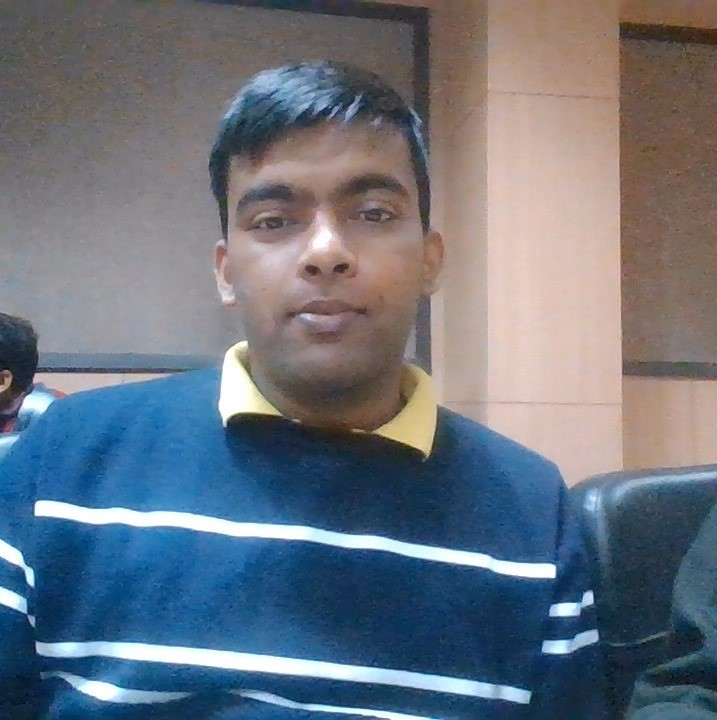
#> input picture DeepFACE/DATA/AVANINDRA.jpg, 717 x 720 px
$ python -i interface.py   (imports and definitions only)
#> lines starting #> are read from the running program, lines starting #| are printed output that depends on the picture
import cv2, time
import numpy as np

"""
Wraps up some interfaces to opencv user interface methods (displaying
image frames, event handling, etc).

If desired, an alternative UI could be built and imported into get_pulse.py
instead. Opencv is used to perform much of the data analysis, but there is no
reason it has to be used to handle the UI as well. It just happens to be very
effective for our purposes.
"""
def resize(*args, **kwargs):
    return cv2.resize(*args, **kwargs)

def moveWindow(*args,**kwargs):
    return

def imshow(*args,**kwargs):
    return cv2.imshow(*args,**kwargs)

def destroyWindow(*args,**kwargs):
    return cv2.destroyWindow(*args,**kwargs)

def waitKey(*args,**kwargs):
    return cv2.waitKey(*args,**kwargs)


"""
The rest of this file defines some GUI plotting functionality. There are plenty
of other ways to do simple x-y data plots in python, but this application uses
cv2.imshow to do real-time data plotting and handle user interaction.

This is entirely independent of the data calculation functions, so it can be
replaced in the get_pulse.py application easily.
"""


def combine(left, right):
    """Stack images horizontally.
    """
    h = max(left.shape[0], right.shape[0])
    w = left.shape[1] + right.shape[1]
    hoff = left.shape[0]

    shape = list(left.shape)
    shape[0] = h
    shape[1] = w

    comb = np.zeros(tuple(shape),left.dtype)

    # left will be on left, aligned top, with right on right
    comb[:left.shape[0],:left.shape[1]] = left
    comb[:right.shape[0],left.shape[1]:] = right

    return comb

def plotXY(data,size = (280,640),margin = 25,name = "data",labels=[], skip = [],
           showmax = [], bg = None,label_ndigits = [], showmax_digits=[]):
    for x,y in data:
        if len(x) < 2 or len(y) < 2:
            return

    n_plots = len(data)
    w = float(size[1])
    h = size[0]/float(n_plots)

    z = np.zeros((size[0],size[1],3))

    if isinstance(bg,np.ndarray):
        wd = int(bg.shape[1]/bg.shape[0]*h )
        bg = cv2.resize(bg,(wd,int(h)))
        if len(bg.shape) == 3:
            r = combine(bg[:,:,0],z[:,:,0])
            g = combine(bg[:,:,1],z[:,:,1])
            b = combine(bg[:,:,2],z[:,:,2])
        else:
            r = combine(bg,z[:,:,0])
            g = combine(bg,z[:,:,1])
            b = combine(bg,z[:,:,2])
        z = cv2.merge([r,g,b])[:,:-wd,]

    i = 0
    P = []
    for x,y in data:
        x = np.array(x)
        y = -np.array(y)

        xx = (w-2*margin)*(x - x.min()) / (x.max() - x.min())+margin
        yy = (h-2*margin)*(y - y.min()) / (y.max() - y.min())+margin + i*h
        mx = max(yy)
        if labels:
            if labels[i]:
                for ii in range(len(x)):
                    if ii%skip[i] == 0:
                        col = (255,255,255)
                        ss = '{0:.%sf}' % label_ndigits[i]
                        ss = ss.format(x[ii])
                        cv2.putText(z,ss,(int(xx[ii]),int((i+1)*h)),
                                    cv2.FONT_HERSHEY_PLAIN,1,col)
        if showmax:
            if showmax[i]:
                col = (0,255,0)
                ii = np.argmax(-y)
                ss = '{0:.%sf} %s' % (showmax_digits[i], showmax[i])
                ss = ss.format(x[ii])
                #"%0.0f %s" % (x[ii], showmax[i])
                cv2.putText(z,ss,(int(xx[ii]),int((yy[ii]))),
                            cv2.FONT_HERSHEY_PLAIN,2,col)

        try:
            pts = np.array([[x_, y_] for x_, y_ in zip(xx,yy)],np.int32)
            i+=1
            P.append(pts)
        except ValueError:
            pass #temporary
    """
    #Polylines seems to have some trouble rendering multiple polys for some people
    for p in P:
        cv2.polylines(z, [p], False, (255,255,255),1)
    """
    #hack-y alternative:
    for p in P:
        for i in range(len(p)-1):
            cv2.line(z,tuple(p[i]),tuple(p[i+1]), (255,255,255),1)
    cv2.imshow(name,z)

>>> import cv2
>>> picture = cv2.imread('../../DeepFACE/DATA/AVANINDRA.jpg', cv2.IMREAD_GRAYSCALE)
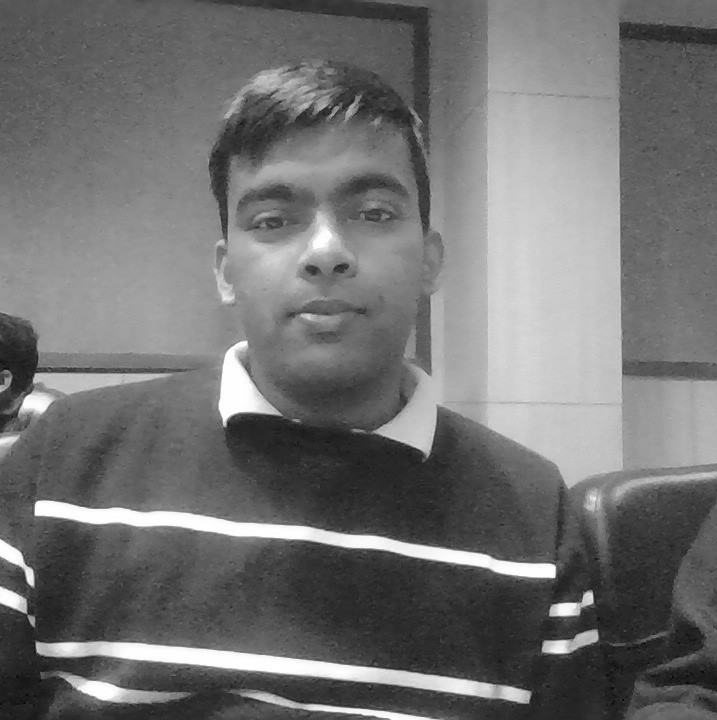
#> picture: shape (720, 717); min 1, max 255, mean 113.4
>>> result = plotXY(picture)
#> (the run stopped early here; a loop or call above may not have finished)

$ run again, on DeepFACE/DATA/Nitish.jpg
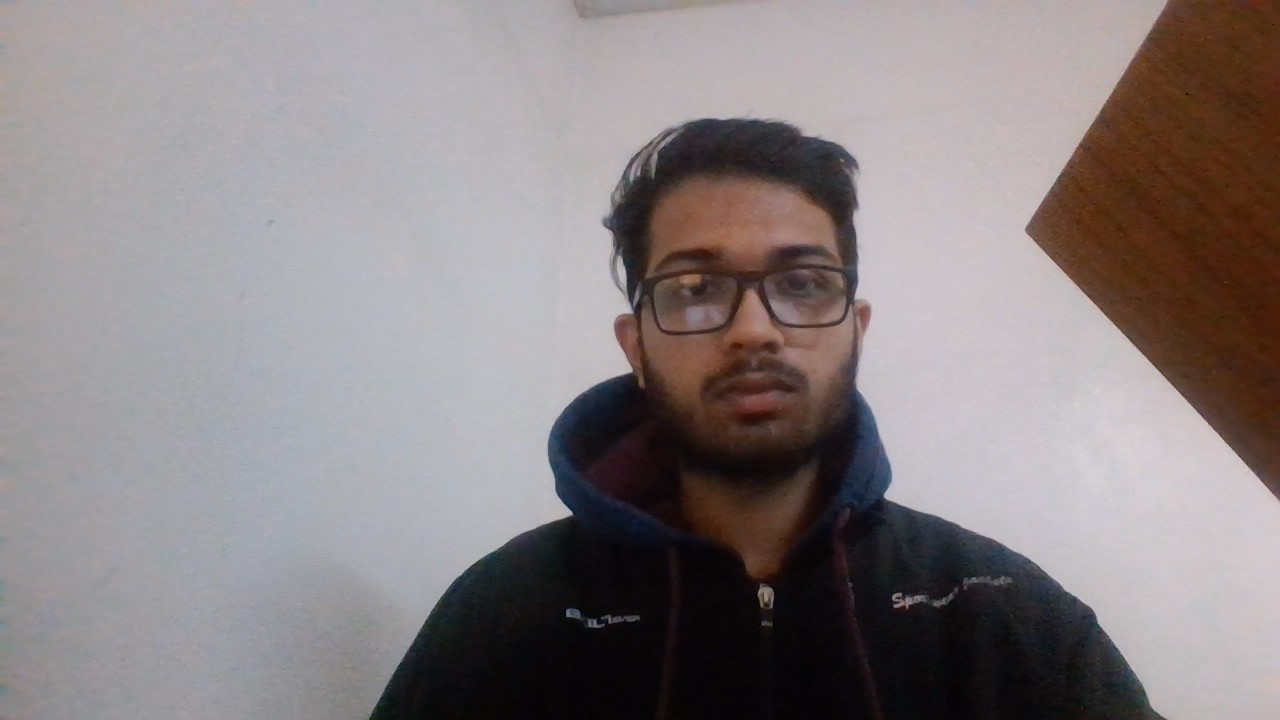
#> input picture DeepFACE/DATA/Nitish.jpg, 1280 x 720 px
#> `picture = cv2.imread('../../DeepFACE/DATA/AVANINDRA.jpg', cv2.IMREAD_G..`:
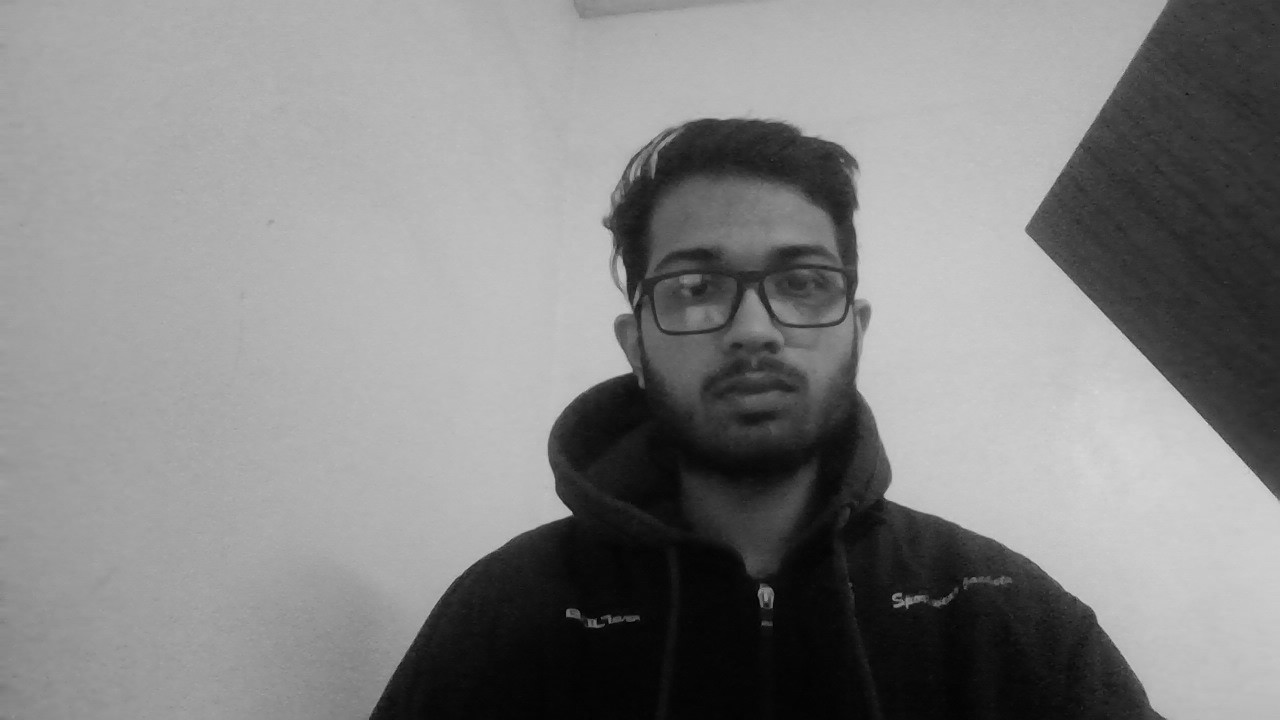
#> picture: shape (720, 1280); min 0, max 215, mean 132.3
